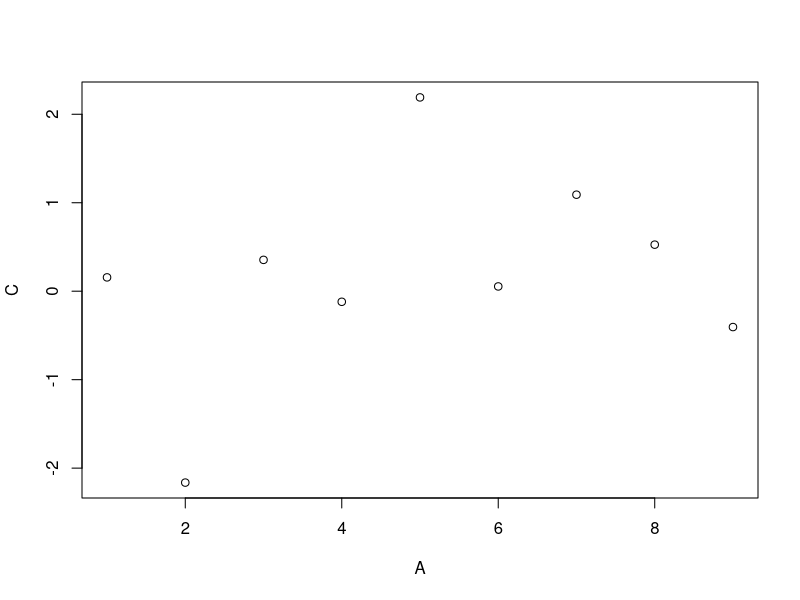

The R source for this figure:
#pacote data.table
setwd("c://Treinamentos//Formacao_DataScience//")
getwd()


#instalando o pacote data.table
install.packages('data.table')

#carregando lib
library(data.table)


#criando vetores
vec1 <- c(1,2,3,4)
vec2 <- c('Vermelho', 'Verde', 'Marrom','Laranja')

#criando o data.table
?data.table

dt1 <- data.table(vec1, vec2)
dt1

class(dt1)
str(dt1)
head(dt1)


#slicing do data.table

dt2 <- data.table(A = 1:9, B = c("Z", "W", "Q"), C = rnorm(9), D = T)
dt2
View(dt2)


#antes da virgula são as linhas
dt2[3:5,]

#depois da virgula são as colunas para visualização
dt2[,1:3]

#retornando todas as linhas e as colunas B e C
dt2[, .(B, C)]

#aplicando função ao data.table
dt2[, .(Total = sum(A), Mean = mean(C))]
dt2[plot(A, C)]

dt2[, .(MySum = sum(A)), by = .(Grp = A%%2)]


#definindo valores por grupos

dt3 <- data.table(B = c("a","b","c","d","e"),
                  val = as.integer(c(6:10, 1:5)))
dt3

#operações com o data.table

dt4 <- data.table(A = rep(letters[2:1], each = 4L),
                  B = rep(1:4 , each = 2L),
                  C = sample(8))
dt4

new_dt4 <- dt4[, sum(C), by = A]
new_dt4
class(new_dt4)
















